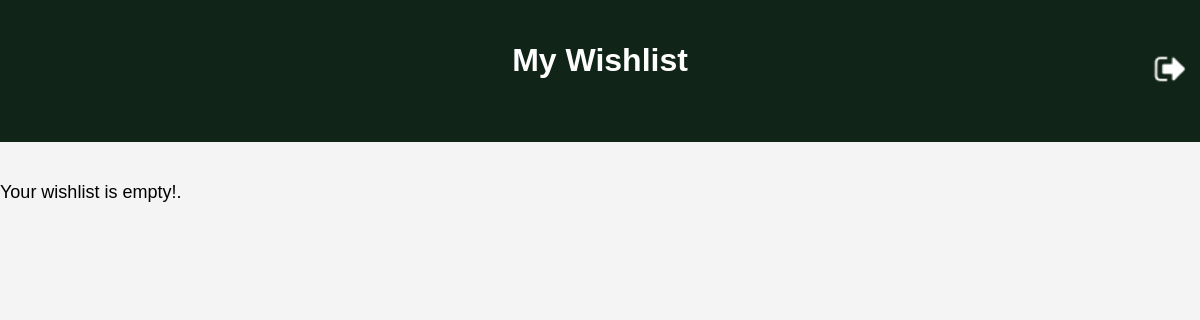
Before: /wish/ (signed in) with the older database file.
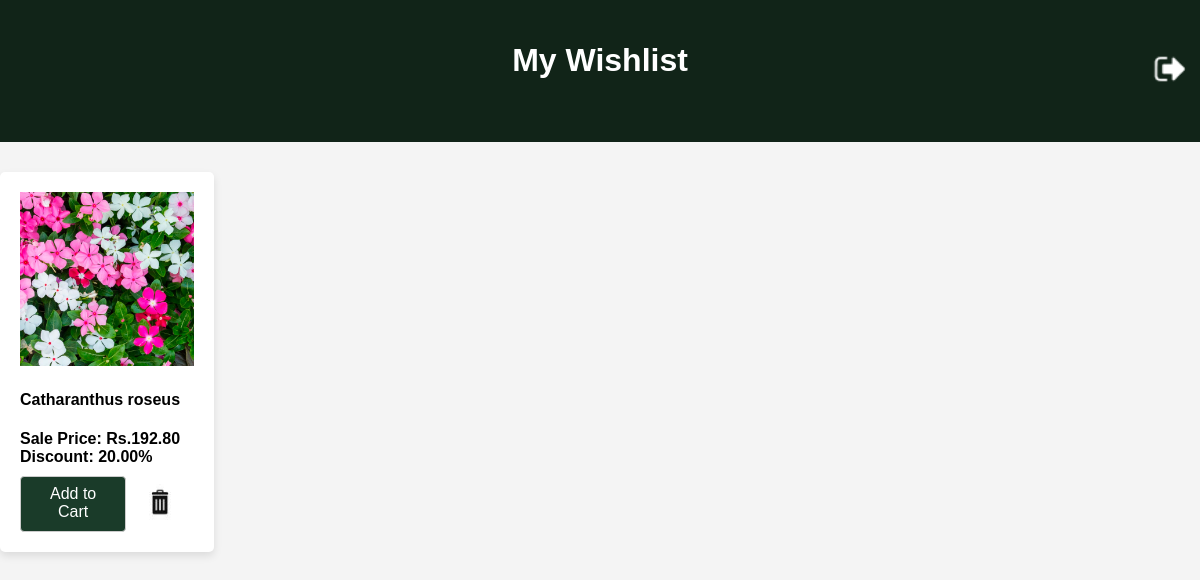
After: the same page with the newer database file.
### appplant/models.py (models this page shows, shortened)
class WishlistItem3(models.Model):
     user = models.ForeignKey(User, on_delete=models.CASCADE)
     product = models.ForeignKey('Product2', on_delete=models.CASCADE)

class Product2(models.Model):
     product_name = models.CharField(max_length=255)
     category = models.ForeignKey(Category2, on_delete=models.CASCADE)  # Use ForeignKey to relate to Category
     subcategory = models.ForeignKey(Subcategory2, on_delete=models.CASCADE)  # Use ForeignKey to relate to Subcategory
     stock = models.PositiveIntegerField(default=1, null=True)
     description = models.TextField()
     price = models.DecimalField(max_digits=10, decimal_places=2)
     discount = models.DecimalField(max_digits=5, decimal_places=2, default=0.0)
     sale_price = models.DecimalField(max_digits=10, decimal_places=2, editable=False)
     product_image = models.ImageField(upload_to='product_images/')
     STATUS_CHOICES = [
         ('In Stock', 'In Stock'),
         ('Out of Stock', 'Out of Stock'),
     ]
     status = models.CharField(max_length=20, choices=STATUS_CHOICES, default='In Stock')

### appplant/views.py (the view)
# urls.py: path('wish/',views.wishs, name='wish'),
def wishs(request):
    if request.user.is_authenticated:
        wishlist_items = WishlistItem3.objects.filter(user=request.user)
        return render(request, 'wish.html', {'wishlist_items': wishlist_items})
    else:
        return redirect('login')  # Redirect to the login page if the user is not authenticated

### templates/wish.html (shortened to what this page needs)
{% load static %}
<!DOCTYPE html>
<html lang="en">
<head>
    <link rel="stylesheet" href="https://cdnjs.cloudflare.com/ajax/libs/font-awesome/5.15.3/css/all.min.css" />
</head>
<body class="sub_page">
    <div class="header">
        <div class="header-buttons">
            <div class="container" style="background-color: #112418; padding: 20px 0; text-align: left; color: white;">
                <div>
                    <h1><center>My Wishlist</center></h1>
                    <a href="{% url 'home' %}"><img src="{% static 'images/log4.png' %}" alt="Cart" class="Cart-icon" style="margin-right: 10px;"></a>
                </div>
            </div>
        </div>
    </div>
    <div class="container">
        <div class="product-container">
            {% if wishlist_items %}
                {% for item in wishlist_items %}
                    <div class="product-card">
                        <a href="{% url 'product_details' item.product.id %}">
                            <img src="{{ item.product.product_image.url }}" alt="{{ item.product.product_name }}">
                        </a>
                        <h4 class="product-details">{{ item.product.product_name }}</h4>
                        <div class="product-price">
                            <span>Sale Price: Rs.{{ item.product.sale_price }}</span>
                            <span>Discount: {{ item.product.discount }}%</span>
                        </div>
                        <div class="product-buttons">
                            <a href="{% url 'add_to_cart' item.product.id %}" class="add-to-cart-btn">Add to Cart</a>
                            <a href="{% url 'delete_from_wishlist' item.product.id %}" class="remove-from-wishlist-btn">
                                <img src="{% static 'images/de10.jpg' %}" alt="Delete Icon">
                            </a>
                        </div>
                    </div>
                {% endfor %}
            {% else %}
                <p class="no-products">Your wishlist is empty!.</p>
            {% endif %}
        </div>
    </div>
</body>
</html>

Changed rows visible on the page:
added WishlistItem3: product.product_image (picture), product.product_name "Catharanthus roseus", product.sale_price "192.80", product.discount "20.00"
Other visible differences:
text no longer shown: "Your wishlist is empty!."
